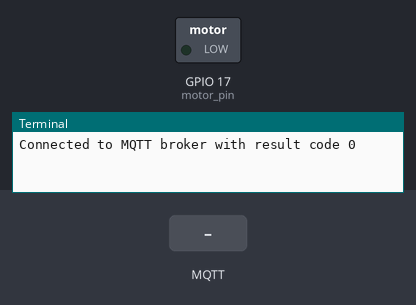
Bench run of a program on a simulated Raspberry Pi (BCM pin numbers). On the bench: switched loads named in the program (green lamp = pin HIGH), the last lines printed to the terminal. The test bench sets the inputs (shaded band). No MQTT or app messages arrive unless stated.

Above: at 1.3 s.
1.4 s: MQTT message "1" arrives on the first subscribed topic
At 2.6 s:
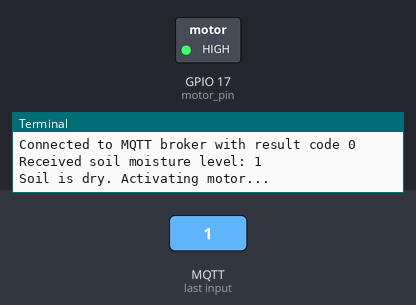
Timing chart, 0 to 7.9 s (numbered marks = the images above; inputs shaded):
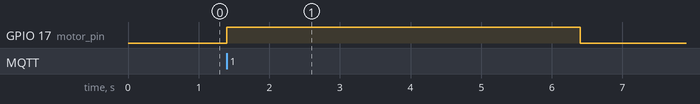

Measured:
- after the input at 1.4 s, GPIO 17 (motor_pin): LOW → HIGH at once, → LOW 5.0 s later

The program:

RASPBERRY.py
```python
import paho.mqtt.client as mqtt
import RPi.GPIO as GPIO
import time

# MQTT settings
mqtt_broker = "broker.hivemq.com"  # Public MQTT broker
soil_moisture_topic = "device/SoilMoisture"  # Topic for soil moisture readings
animal_alert_topic = "device/AnimalAlert"  # Topic for animal intrusion alerts
moisture_threshold = 300  # Threshold for soil moisture; adjust to your sensor's calibration

# GPIO setup for motor control
motor_pin = 17  # Define GPIO pin connected to motor control
GPIO.setmode(GPIO.BCM)  # Use Broadcom pin numbering
GPIO.setup(motor_pin, GPIO.OUT)  # Set motor pin as output

# Define MQTT client callbacks

def on_connect(client, userdata, flags, rc):
    """Callback function for MQTT connection event."""
    print("Connected to MQTT broker with result code", rc)
    # Subscribe to soil moisture and animal alert topics after connecting
    client.subscribe(soil_moisture_topic)
    client.subscribe(animal_alert_topic)

def on_message(client, userdata, msg):
    """Callback function for handling received MQTT messages."""
    # Handle soil moisture messages
    if msg.topic == soil_moisture_topic:
        try:
            moisture_level = int(msg.payload.decode())  # Convert message to integer
            print(f"Received soil moisture level: {moisture_level}")

            # Activate motor if moisture level is below threshold
            if moisture_level < moisture_threshold:
                print("Soil is dry. Activating motor...")
                GPIO.output(motor_pin, GPIO.HIGH)  # Turn motor ON
                time.sleep(5)  # Run motor for 5 seconds
                GPIO.output(motor_pin, GPIO.LOW)   # Turn motor OFF
                print("Motor deactivated")
            else:
                print("Soil moisture is sufficient.")
        except ValueError:
            print("Invalid soil moisture data received")

    # Handle animal detection messages
    elif msg.topic == animal_alert_topic:
        alert_message = msg.payload.decode()
        print(f"Alert: {alert_message}")

# MQTT client setup
client = mqtt.Client()
client.on_connect = on_connect  # Set callback for connect event
client.on_message = on_message  # Set callback for message event

# Connect to the MQTT broker
client.connect(mqtt_broker, 1883, 60)  # Port 1883 is default for MQTT

# Start MQTT loop to process network traffic and dispatch callbacks
client.loop_start()

try:
    while True:
        time.sleep(1)  # Keep script running
except KeyboardInterrupt:
    print("Exiting...")
finally:
    # Cleanup GPIO and MQTT on exit
    GPIO.cleanup()
    client.loop_stop()
    client.disconnect()
```
